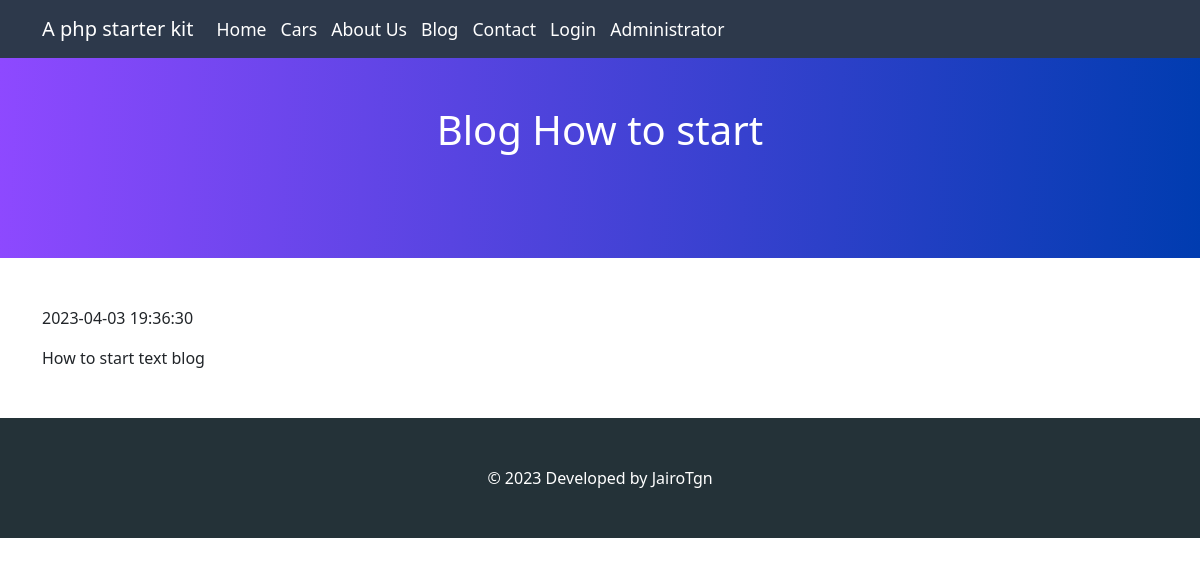
/blog/hpw-to-start (signed in), run on the app's committed database.
### tables this page shows
CREATE TABLE IF NOT EXISTS `blog` (
  `id` int(11) NOT NULL AUTO_INCREMENT,
  `title` varchar(255) DEFAULT NULL,
  `url` varchar(255) DEFAULT NULL,
  `text` text,
  `dateInsert` datetime DEFAULT NULL,
  PRIMARY KEY (`id`)
);

### index.php (called while the page is built, shortened)
<?php
include 'includes/database.php';
include 'theme/index.php';

### models/blog.php (called while the page is built, shortened)
<?php
class Blog extends Database {
    public static $table = 'blog';
    public static function select($filters = array() ) {
        $mysqli = self::connect();
        $sql    = "SELECT * FROM ".self::$table;
        if (array_key_exists('url', $filters)) {
            $filters['url'] = $mysqli->real_escape_string($filters['url']);
            $sql .= " WHERE url = '".$filters['url']."'";
        }
        $result = $mysqli->query($sql);
        $data   = self::fetch($result);
        return $data;
    }
}

### includes/database.php (called while the page is built, shortened)
<?php
class Database
{
    public static function fetch($resultQuery) {
        $return = array();
        while ($obj = $resultQuery->fetch_object()) {
            $return[] = $obj;
        }
        return $return;
    }
}

### pages/blog-single.php (the view, shortened to what this page needs)
<?php
$blogs = Blog::select(array('url'=>$subpage));
$blog  = $blogs[0];
?>
<header class="bg-secondary text-white">
    <div class="container py-5">
        <h1 class="text-center"><?=$blog->title ?></h1>
    </div>
</header>
<main class="container my-5">
    <p> <?=$blog->dateInsert ?></p>
    <p> <?=$blog->text ?></p>
</main>

### theme/styles.css (style rules this page uses)
header { min-height: 200px; background:linear-gradient(92.72deg,#8e49ff,#003cb0) }

### data on the page
blog: title "Blog How to start", dateInsert "2023-04-03 19:36:30", text "How to start text blog"

### other printed values
$data['title'] "Home"
$data['title'] "Cars"
$data['title'] "About Us"
$data['title'] "Blog"
$data['title'] "Contact"
$data['title'] "Login"
